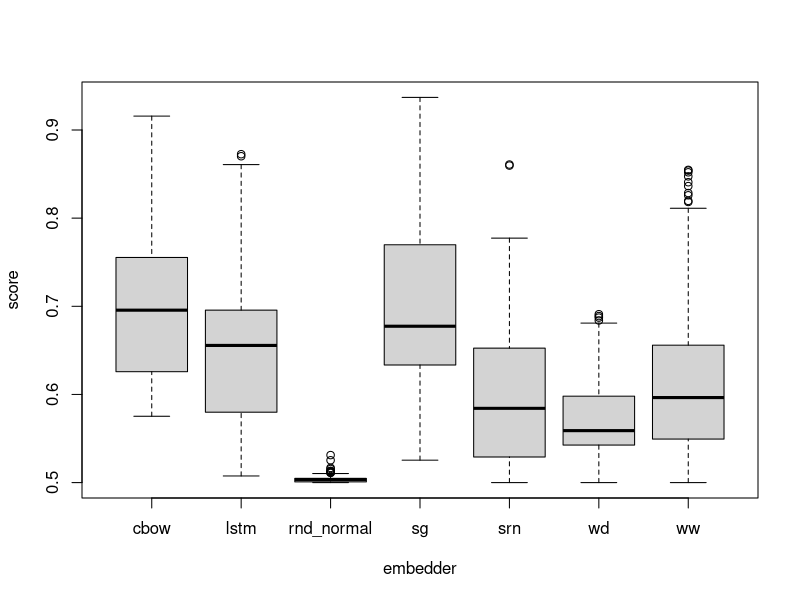
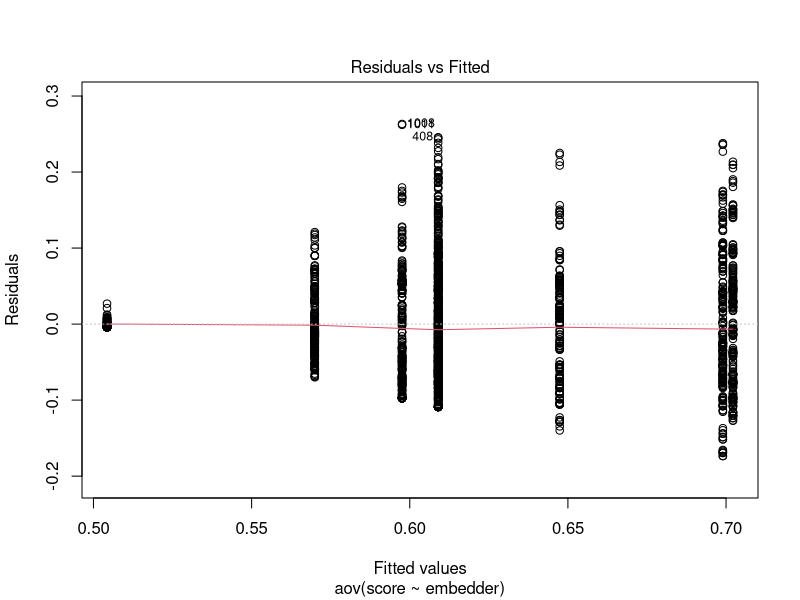

Here is the R script that generated these plots, in order:
# Title     : 2-stage NLP ANOVA
# Objective : do significance testing for CogSci 2019 paper
# Created by: ph
# Created on: 12/11/18

# use CTL + Numpad2 to pushc code to R console (open R Console from Tools

dat = read.csv(file='matching.csv', header=TRUE, sep=",", row.names=1)
levels(dat$group)

boxplot(score~embedder,data=dat)

res.aov <- aov(score ~ embedder, data = dat)
summary(res.aov)
TukeyHSD(res.aov)

plot(res.aov, 1)